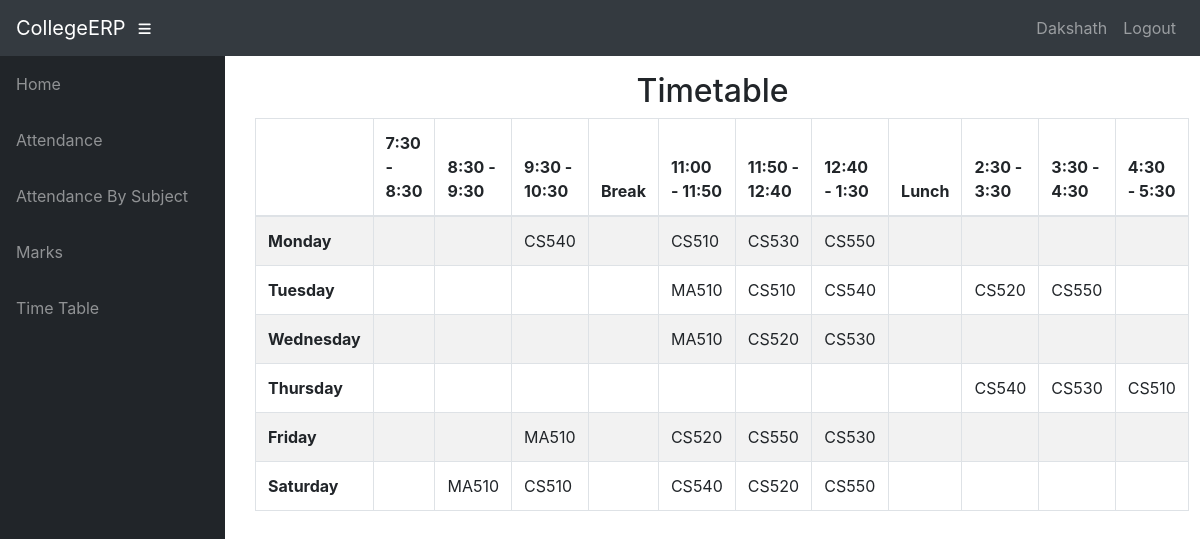
The page /info/student/CS5A/timetable/ (signed in) on the database its author committed.
### info/models.py (models this page shows, shortened)
class User(AbstractUser):
    @property
    def is_student(self):
        if hasattr(self, 'student'):
            return True
        return False

class Student(models.Model):
    user = models.OneToOneField(User, on_delete=models.CASCADE, null=True)
    class_id = models.ForeignKey(Class, on_delete=models.CASCADE, default=1)
    USN = models.CharField(primary_key='True', max_length=100)
    name = models.CharField(max_length=200)
    sex = models.CharField(max_length=50, choices=sex_choice, default='Male')
    DOB = models.DateField(default='1998-01-01')

class Assign(models.Model):
    class_id = models.ForeignKey(Class, on_delete=models.CASCADE)
    course = models.ForeignKey(Course, on_delete=models.CASCADE)
    teacher = models.ForeignKey(Teacher, on_delete=models.CASCADE)
    class Meta:
        unique_together = (('course', 'class_id', 'teacher'),)

### info/views.py (the view)
# urls.py: path('timetable/', api_view.TimetableView.as_view()),
@login_required()
def timetable(request, class_id):
    asst = AssignTime.objects.filter(assign__class_id=class_id)
    matrix = [['' for i in range(12)] for j in range(6)]
    for i, d in enumerate(DAYS_OF_WEEK):
        t = 0
        for j in range(12):
            if j == 0:
                matrix[i][0] = d[0]
                continue
            if j == 4 or j == 8:
                continue
            try:
                a = asst.get(period=time_slots[t][0], day=d[0])
                matrix[i][j] = a.assign.course_id
            except AssignTime.DoesNotExist:
                pass
            t += 1
    context = {'matrix': matrix}
    return render(request, 'info/timetable.html', context)

### info/templates/info/timetable.html
{% extends 'info/base.html' %}
    {% block content %}
    <div class="container">
        <div class="container">
            <div class="row">
                <div class="col-md-12">
                    <h2 class="text-center">
                        Timetable
                    </h2>
                </div>
                <div id="no-more-tables">
                    <table class="col-sm-12 table table-bordered table-striped table-condensed cf">
                        <thead class="cf">
                            <tr>
                                <th>      </th>
                                <th>7:30 - 8:30</th>
                                <th>8:30 - 9:30</th>
                                <th>9:30 - 10:30</th>
                                <th>Break</th>
                                <th>11:00 - 11:50</th>
                                <th>11:50 - 12:40</th>
                                <th>12:40 - 1:30</th>
                                <th>Lunch</th>
                                <th>2:30 - 3:30</th>
                                <th>3:30 - 4:30</th>
                                <th>4:30 - 5:30</th>
                            </tr>
                        </thead>
                        <tbody>
                            {% for i in matrix %}
                            <tr>
                                {% for j in i %}
                                    {% if forloop.counter == 1 %}
                                    <td><b>{{ j }}</b></td>
                                    {% else %}
                                    <td>{{ j }}</td>
                                    {% endif %}
                                {% endfor %}
                            </tr>
                            {% endfor %}
                        </tbody>
                    </table>
                </div>
            </div>
        </div>
    </div>
    {% endblock %}

### info/templates/info/base.html (shortened to what this page needs)
<!DOCTYPE html>
<html lang="en">
  <head>
      {% load static %}
    <link href="{% static '/info/bootstrap/vendor/bootstrap/css/bootstrap.min.css' %}" rel="stylesheet">
    <link href="{% static '/info/bootstrap/vendor/fontawesome-free/css/all.min.css' %}" rel="stylesheet" type="text/css">
    <link href="{% static '/info/bootstrap/vendor/datatables/dataTables.bootstrap4.css' %}" rel="stylesheet">
    <link href="{% static '/info/bootstrap/css/sb-admin.css' %}" rel="stylesheet">
  </head>
  <body id="page-top">
    <nav class="navbar navbar-expand navbar-dark bg-dark static-top">
      <a class="navbar-brand mr-1" href="{% url 'index' %}">CollegeERP</a>
      <button class="btn btn-link btn-sm text-white order-1 order-sm-0" id="sidebarToggle" href="#">
        <i class="fas fa-bars"></i>
      </button>
        <div class="collapse navbar-collapse" id="navbarResponsive">
          <ul class="navbar-nav ml-auto">
            <li class="nav-item">
                {% if request.user.is_student %}
                    <a class="nav-link text-capitalize">{{ request.user.student.name }}</a>
                {% elif request.user.is_teacher %}
                    <a class="nav-link text-capitalize">{{ request.user.teacher.name }}</a>
                {% endif %}
            </li>
            <li class="nav-item">
                <a class="nav-link" href="#" data-toggle="modal" data-target="#logoutModal">Logout</a>
            </li>
          </ul>
        </div>
    </nav>
    <div id="wrapper">
      <ul class="sidebar navbar-nav">
            <li class="nav-item">
              <a class="nav-link" href="{% url 'index' %}">
                <span>Home</span>
              </a>
            </li>
        {% if request.user.is_student %}
            <li class="nav-item">
              <a class="nav-link" href="{% url 'attendance' request.user.student.USN %}">
                <span>Attendance</span>
              </a>
            </li>
            <li class="nav-item">
              <a class="nav-link" href="{% url 'attendance' request.user.student.USN %}">
                <span>Attendance By Subject</span>
              </a>
            </li>
            <li class="nav-item">
              <a class="nav-link" href="{% url 'marks_list' request.user.student.USN %}">
                <span>Marks</span>
              </a>
            </li>
              <li class="nav-item">
              <a class="nav-link" href="{% url 'timetable' request.user.student.class_id_id %}">
                <span>Time Table</span>
              </a>
            </li>
        {% endif %}
      </ul>
      <div id="content-wrapper">
        <div class="container-fluid">
            {% block content %}
            {% endblock %}
        </div>
      </div>
    </div>
  </body>
</html>

### rows shown on the page
User: user.student.name "Dakshath"
Assign: i "CS540" "CS540" "CS540" "CS540"
Assign: i "CS510" "CS510" "CS510" "CS510"
Assign: i "CS530" "CS530" "CS530" "CS530"
Assign: i "CS550" "CS550" "CS550" "CS550"
Assign: i "MA510" "MA510" "MA510" "MA510"
Assign: i "CS520" "CS520" "CS520" "CS520"

### other values the page prints
{{ j }} "Monday" "Tuesday" "Wednesday" "Thursday" "Friday" "Saturday"
